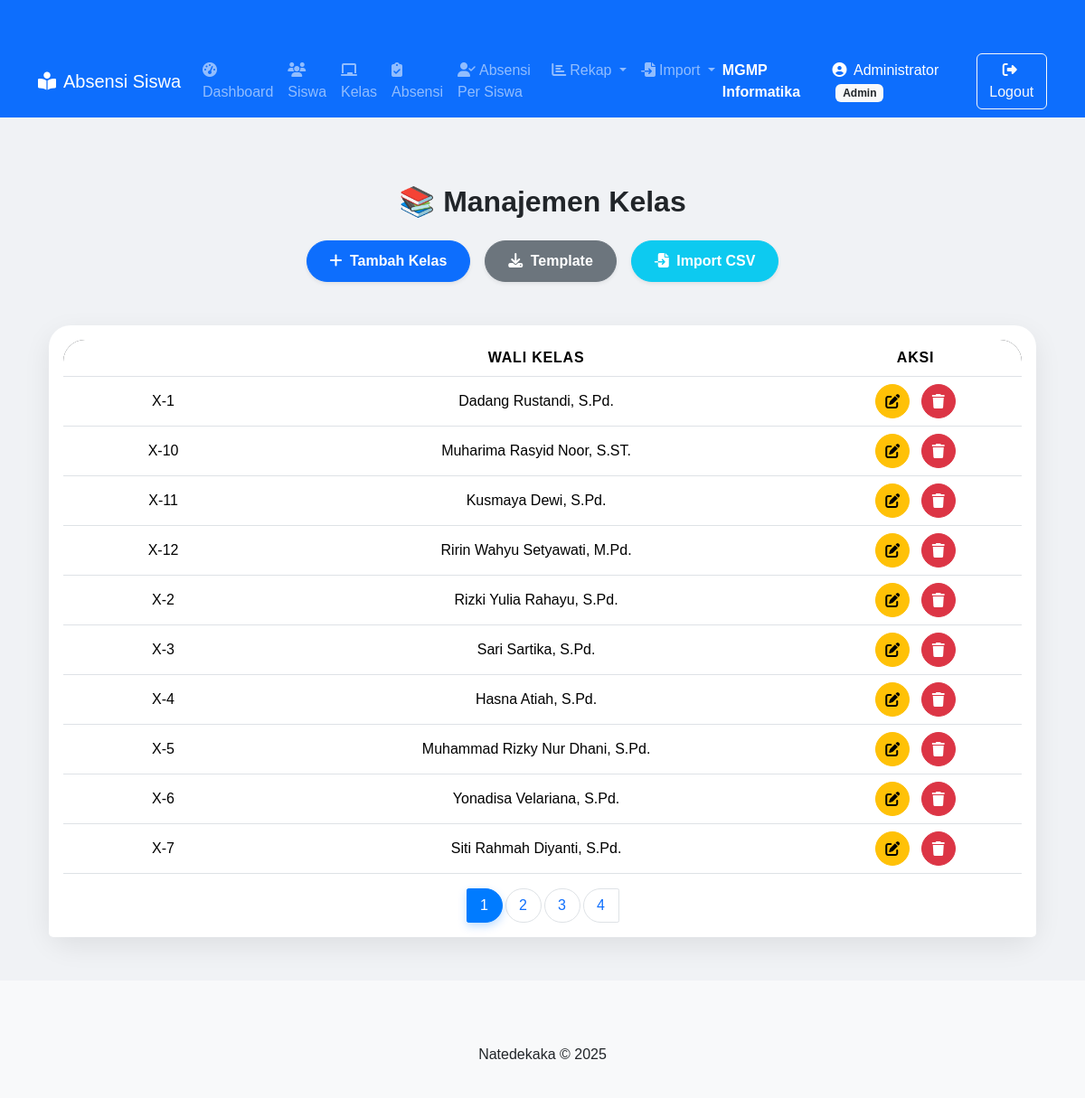
/kelas/index.php (signed in), run on an earlier commit of the app's database.
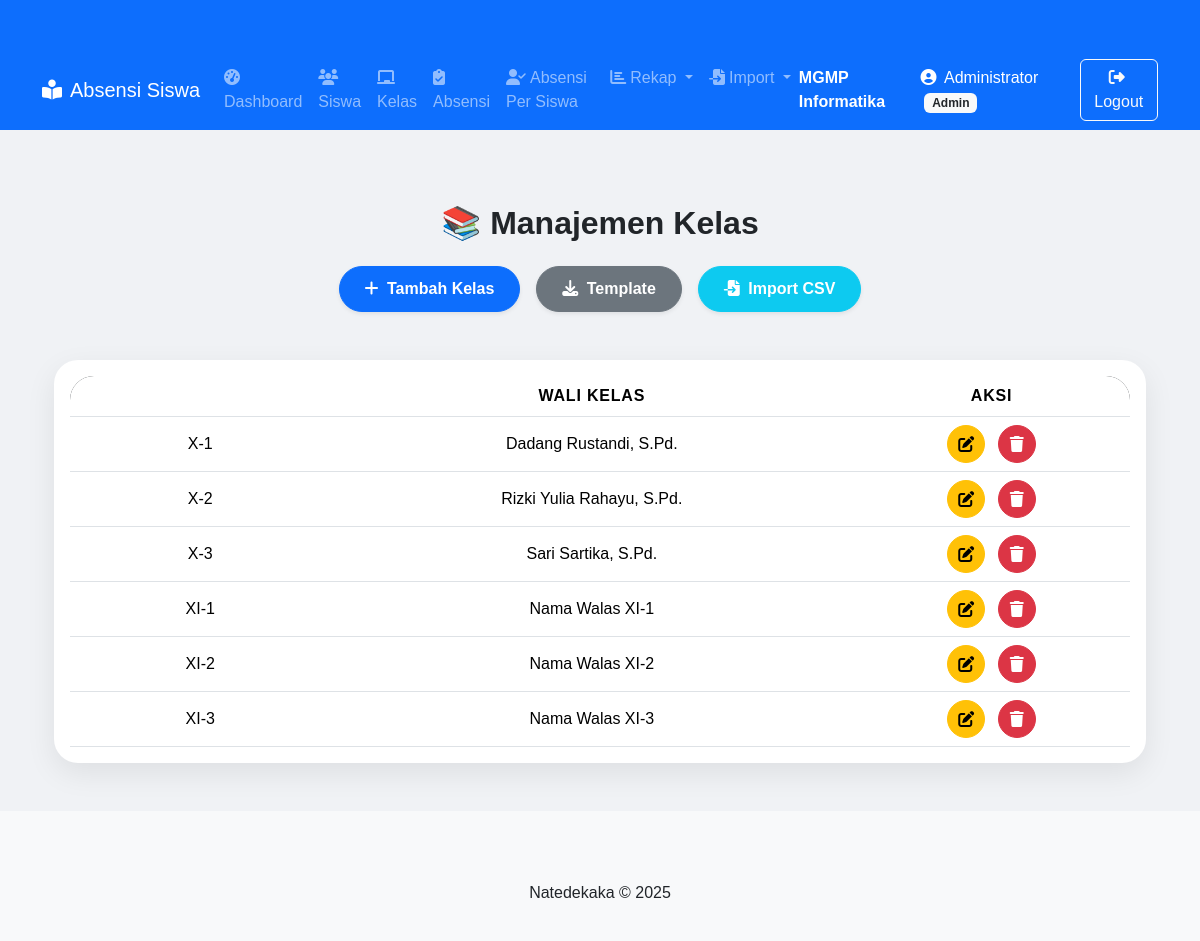
And on a later commit of the database.
### tables this page shows
CREATE TABLE `kelas` (
  `id` int(11) NOT NULL,
  `nama_kelas` varchar(10) NOT NULL,
  `wali_kelas` varchar(100) NOT NULL
);

### kelas/index.php (the view, shortened to what this page needs)
<?php
require_once '../includes/header.php';
require_once '../config.php';
$sort = isset($_GET['sort']) ? $_GET['sort'] : 'asc';
$order = ($sort === 'desc') ? 'DESC' : 'ASC';
$limit = 10;
$page = isset($_GET['page']) ? (int)$_GET['page'] : 1;
$start = ($page - 1) * $limit;
$totalResult = $koneksi->query("SELECT COUNT(*) AS total FROM kelas");
$totalRow = $totalResult->fetch_assoc();
$totalData = $totalRow['total'];
$totalPages = ceil($totalData / $limit);
$result = $koneksi->query("SELECT * FROM kelas ORDER BY nama_kelas $order LIMIT $start, $limit");
?>
<!DOCTYPE html>
<html lang="id">
<head>
    <link href="https://cdn.jsdelivr.net/npm/bootstrap@5.3.3/dist/css/bootstrap.min.css" rel="stylesheet">
    <link href="https://cdnjs.cloudflare.com/ajax/libs/font-awesome/6.5.0/css/all.min.css" rel="stylesheet">
</head>
<body>
<div class="container">
    <h2 class="mb-4 text-center fw-bold">📚 Manajemen Kelas</h2>
    <div class="d-flex justify-content-center flex-wrap gap-3 mb-5">
        <a href="tambah.php" class="btn btn-primary btn-rounded shadow-sm">
            <i class="fas fa-plus me-1"></i> Tambah Kelas
        </a>
        <a href="template_kelas.csv" class="btn btn-secondary btn-rounded shadow-sm">
            <i class="fas fa-download me-1"></i> Template
        </a>
        <a href="import.php" class="btn btn-info btn-rounded text-white shadow-sm">
            <i class="fas fa-file-import me-1"></i> Import CSV
        </a>
    </div>
    <div class="card p-0">
        <div class="card-body">
            <div class="table-responsive">
                <table class="table table-hover align-middle text-center mb-0">
                    <thead class="bg-dark text-white">
                        <tr>
                            <th>
                                <a href="?sort=<?= ($sort === 'asc') ? 'desc' : 'asc' ?>&page=<?= $page ?>" class="text-white text-decoration-none">
                                    Kelas <i class="fas <?= ($sort === 'asc') ? 'fa-sort-alpha-down' : 'fa-sort-alpha-up-alt' ?>"></i>
                                </a>
                            </th>
                            <th>Wali Kelas</th>
                            <th>Aksi</th>
                        </tr>
                    </thead>
                    <tbody>
                        <?php if ($result->num_rows > 0): ?>
                            <?php while ($row = $result->fetch_assoc()): ?>
                            <tr>
                                <td><?= htmlspecialchars($row['nama_kelas']) ?></td>
                                <td><?= htmlspecialchars($row['wali_kelas']) ?></td>
                                <td>
                                    <a href="edit.php?id=<?= $row['id'] ?>" class="btn btn-warning btn-action me-2" title="Edit">
                                        <i class="fas fa-edit"></i>
                                    </a>
                                    <a href="hapus.php?id=<?= $row['id'] ?>" class="btn btn-danger btn-action" title="Hapus"
                                       onclick="return confirm('Yakin ingin menghapus kelas ini?')">
                                        <i class="fas fa-trash"></i>
                                    </a>
                                </td>
                            </tr>
                            <?php endwhile; ?>
                        <?php endif; ?>
                    </tbody>
                </table>
            </div>
        </div>
        <?php if ($totalPages > 1): ?>
            <div class="card-footer bg-white border-0 pt-0 pb-3">
                <nav aria-label="Page navigation">
                    <ul class="pagination justify-content-center mb-0">
                        <?php for ($i = 1; $i <= $totalPages; $i++): ?>
                        <li class="page-item <?= ($i == $page) ? 'active' : '' ?>">
                            <a class="page-link" href="?page=<?= $i ?>&sort=<?= $sort ?>"><?= $i ?></a>
                        </li>
                        <?php endfor; ?>
                    </ul>
                </nav>
            </div>
        <?php endif; ?>
    </div>
</div>
</body>
</html>
<?php require_once '../includes/footer.php'; ?>

### includes/header.php (shortened to what this page needs)
<!DOCTYPE html>
<html lang="id">
<head>
    <link href="https://cdn.jsdelivr.net/npm/bootstrap@5.3.0/dist/css/bootstrap.min.css" rel="stylesheet">
    <link rel="stylesheet" href="https://cdnjs.cloudflare.com/ajax/libs/font-awesome/6.4.0/css/all.min.css">
</head>
<body>
    <nav class="navbar navbar-expand-lg navbar-dark bg-primary">
    <div class="container">
        <a class="navbar-brand" href="../dashboard/">
            <i class="fas fa-book-reader me-2"></i>Absensi Siswa
        </a>
        <div class="collapse navbar-collapse" id="navbarCollapse">
            <?php if (isset($_SESSION['user'])): ?>
                <ul class="navbar-nav me-auto">
                    <li class="nav-item">
                        <a class="nav-link" href="../dashboard/">
                            <i class="fas fa-tachometer-alt me-1"></i>Dashboard
                        </a>
                    </li>
                    <li class="nav-item">
                        <a class="nav-link" href="../siswa/">
                            <i class="fas fa-users me-1"></i>Siswa
                        </a>
                    </li>
                    <li class="nav-item">
                        <a class="nav-link" href="../kelas/">
                            <i class="fas fa-chalkboard me-1"></i>Kelas
                        </a>
                    </li>
                    <li class="nav-item">
                        <a class="nav-link" href="../absen/">
                            <i class="fas fa-clipboard-check me-1"></i>Absensi
                        </a>
                    </li>
                    <li class="nav-item">
                        <a class="nav-link" href="../absen/absensi_persiswa.php">
                            <i class="fas fa-user-check me-1"></i>Absensi Per Siswa
                        </a>
                    </li>
                    <li class="nav-item dropdown">
                        <a class="nav-link dropdown-toggle" href="#" id="rekapDropdown" role="button" data-bs-toggle="dropdown">
                            <i class="fas fa-chart-bar me-1"></i>Rekap
                        </a>
                    </li>
                    <li class="nav-item dropdown">
                        <a class="nav-link dropdown-toggle" href="#" id="importDropdown" role="button" data-bs-toggle="dropdown">
                            <i class="fas fa-file-import me-1"></i>Import
                        </a>
                    </li>
                </ul>
            <?php endif; ?>
            <div class="d-flex align-items-center">
                <div class="brand-text d-none d-lg-block">
                    MGMP Informatika
                </div>
                <?php if (isset($_SESSION['user'])): ?>
                    <div class="user-info">
                        <i class="fas fa-user-circle me-1"></i>
                        <?= htmlspecialchars($_SESSION['user']['nama']) ?>
                        <span class="badge bg-light text-dark ms-1"><?= ucfirst($_SESSION['user']['role']) ?></span>
                    </div>
                    <a href="../logout.php" class="btn btn-outline-light ms-2">
                        <i class="fas fa-sign-out-alt me-1"></i>Logout
                    </a>
                <?php else: ?>
                    <a href="../login.php" class="btn btn-outline-light">
                        <i class="fas fa-sign-in-alt me-1"></i>Login
                    </a>
                <?php endif; ?>
            </div>
        </div>
    </div>
</nav>
    <div class="container mt-4">

### includes/footer.php (shortened to what this page needs)
</div>
    <footer class="mt-5">
        <div class="container">
            <p class="text-center">Natedekaka &copy; <?= date('Y') ?></p>
        </div>
    </footer>
</body>
</html>

### includes/header.php (style rules this page uses)
body { display: flex; flex-direction: column; min-height: 100vh; }
.container { flex: 1; }
footer { margin-top: auto; padding: 20px 0; background-color: #f8f9fa; }
.brand-text { color: white; font-weight: bold; margin-right: 15px; }
.user-info { color: white; margin-right: 15px; }

### kelas/index.php (style rules this page uses)
body { background-color: #f0f2f5; font-family: 'Poppins', sans-serif; }
.container { margin-top: 50px; }
.card { border: none; border-radius: 1.5rem; box-shadow: 0 10px 30px rgba(0, 0, 0, 0.08); transition: transform 0.3s ease-in-out; }
.btn-rounded { border-radius: 50px; padding: 10px 25px; font-weight: 600; transition: all 0.3s ease; }
.table thead { background-color: #34495e; color: white; text-transform: uppercase; letter-spacing: 0.05em; }
.table thead th:first-child { border-top-left-radius: 1.5rem; }
.table thead th:last-child { border-top-right-radius: 1.5rem; }
.btn-action { border-radius: 50%; width: 38px; height: 38px; display: inline-flex; justify-content: center; align-items: center; transition: transform 0.2s ease-in-out; }
.page-item .page-link { border-radius: 50px; margin: 0 4px; min-width: 40px; text-align: center; transition: all 0.3s; }
.page-item.active .page-link { background-color: #007bff; border-color: #007bff; color: white; box-shadow: 0 4px 10px rgba(0, 123, 255, 0.25); }

What changed in the data, as far as the page shows it:
removed kelas: nama_kelas "X-10", wali_kelas "Muharima Rasyid Noor, S.ST."
removed kelas: nama_kelas "X-11", wali_kelas "Kusmaya Dewi, S.Pd."
removed kelas: nama_kelas "X-12", wali_kelas "Ririn Wahyu Setyawati, M.Pd."
removed kelas: nama_kelas "X-4", wali_kelas "Hasna Atiah, S.Pd."
removed kelas: nama_kelas "X-5", wali_kelas "Muhammad Rizky Nur Dhani, S.Pd."
removed kelas: nama_kelas "X-6", wali_kelas "Yonadisa Velariana, S.Pd."
removed kelas: nama_kelas "X-7", wali_kelas "Siti Rahmah Diyanti, S.Pd."
now on this page (row unchanged): kelas: nama_kelas "XI-1", wali_kelas "Nama Walas XI-1"
now on this page (row unchanged): kelas: nama_kelas "XI-2", wali_kelas "Nama Walas XI-2"
now on this page (row unchanged): kelas: nama_kelas "XI-3", wali_kelas "Nama Walas XI-3"
Also different on the page:
list line gone: "1"
list line gone: "2"
list line gone: "3"
list line gone: "4"
